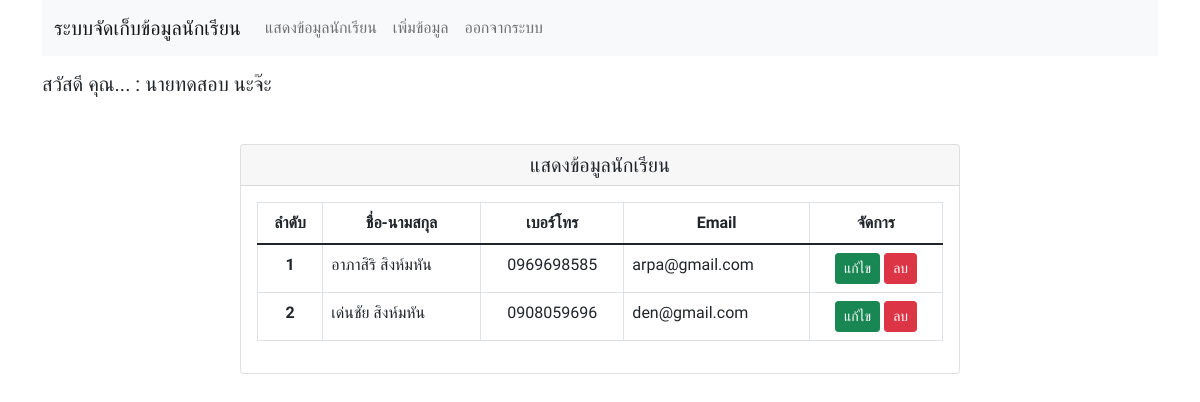
Page /index.php?pt=list_data (signed in) on the committed database.
### tables this page shows
CREATE TABLE `student` (
  `student_id` int(11) NOT NULL,
  `student_name` varchar(100) NOT NULL,
  `student_tel` varchar(11) NOT NULL,
  `student_email` varchar(100) NOT NULL
);

### components/list_data.php (the view, shortened to what this page needs)
<?php
$sql = "SELECT `student_id`,`student_name`,`student_tel`,`student_email` FROM `student`";
$query = $condb->query($sql);
?>
<h5 class="mt-3">สวัสดี คุณ... : <?php echo $_SESSION['login_name'];  ?></h5>
<div class="d-flex align-items-center mt-5">
    <div class="container">
        <div class="row justify-content-center">
            <div class="col-lg-8">
                <div class="card">
                    <h5 class="card-header text-center">แสดงข้อมูลนักเรียน</h5>
                    <div class="card-body">
                        <table class="table table-bordered">
                            <thead>
                                <tr class="text-center">
                                    <th scope="col">ลำดับ</th>
                                    <th scope="col">ชื่อ-นามสกุล</th>
                                    <th scope="col">เบอร์โทร</th>
                                    <th scope="col">Email</th>
                                    <th scope="col">จัดการ</th>
                                </tr>
                            </thead>
                            <tbody>
                                <?php
                                $count = 0;
                                while ($row = mysqli_fetch_array($query)) { ?>
                                    <tr>
                                        <th class="text-center" scope="row"><?php echo $count = $count + 1; ?></th>
                                        <td><?php echo $row['student_name']; ?></td>
                                        <td class="text-center"><?php echo $row['student_tel']; ?></td>
                                        <td><?php echo $row['student_email']; ?></td>
                                        <td class="text-center">
                                            <button type="button" class="btn btn-success btn-sm edit_data" id="<?php echo $row['student_id']; ?>">แก้ไข</button>
                                            <button type="button" class="btn btn-danger btn-sm delete_data " id="<?php echo $row['student_id']; ?>">ลบ</button>
                                        </td>
                                    </tr>
                                <?php } ?>
                            </tbody>
                        </table>
                    </div>
                </div>
            </div>
        </div>
    </div>
</div>

### index.php (shortened to what this page needs)
<!doctype html>
<html lang="en">
<head>
    <link href="https://cdn.jsdelivr.net/npm/bootstrap@5.1.3/dist/css/bootstrap.min.css" rel="stylesheet">
</head>
<body>
    <?php
        require("connection/connectdb.php");
    ?>
    <div class="container">
        <?php
        require("components/navbar.php");
        if (isset($_GET['pt'])) {
            $page = $_GET['pt'];
            if ($page == "insert_data") {
                require("components/insert_data.php");
            } else if ($page == "list_data") {
                require("components/list_data.php");
            } else {
                require("components/list_data.php");
            }
        }
        ?>
    </div>
</body>
</html>

### components/navbar.php (shortened to what this page needs)
<nav class="navbar navbar-expand-lg navbar-light bg-light">
  <div class="container-fluid">
    <a class="navbar-brand" href="index.php?pt=list_data">ระบบจัดเก็บข้อมูลนักเรียน</a>
    <div class="collapse navbar-collapse" id="navbarNavAltMarkup">
      <div class="navbar-nav">
        <a class="nav-link" aria-current="page" href="index.php?pt=list_data">แสดงข้อมูลนักเรียน</a>
        <a class="nav-link" href="index.php?pt=insert_data">เพิ่มข้อมูล</a>
        <a class="nav-link" href="logout.php">ออกจากระบบ</a>
      </div>
    </div>
  </div>
</nav>

### index.php (style rules this page uses)
body { font-family: 'K2D', sans-serif; }

### rows in the picture
student: student_name "อาภาสิริ สิงห์มหัน", student_tel "0969698585", student_email "arpa@gmail.com"
student: count "2", student_name "เด่นชัย สิงห์มหัน", student_tel "0908059696", student_email "den@gmail.com"

### other values in the picture
$_SESSION['login_name'] "นายทดสอบ นะจ๊ะ"
